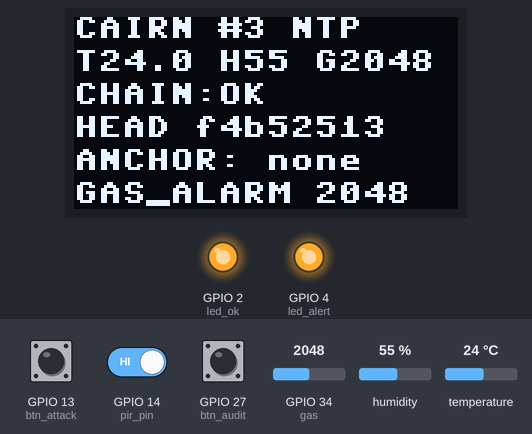
The program below on a simulated ESP32 board running MicroPython. Shown: 128×64 one-colour display, output pins drawn as LEDs (lit = HIGH). The inputs (shaded band) are chosen by the test bench; at power-on: temperature 24 °C, GPIO 34 (gas) = 2048, GPIO 13 (btn_attack) HIGH, GPIO 27 (btn_audit) HIGH, GPIO 14 (pir_pin) HIGH, humidity 55 % (analog values on the 0–4095 scale). WiFi joins after 1.5 s; the clock reads 2024-03-15 10:24:30 at power-on unless the program sets it; files the program writes start out absent; files that are not in the repository are absent; library files of the repository ran but are not shown: ssd1306.py; what the program prints to the serial console is not drawn.

Above: at 2.8 s.
2.9 s: temperature set to 12 °C
At 4.2 s:
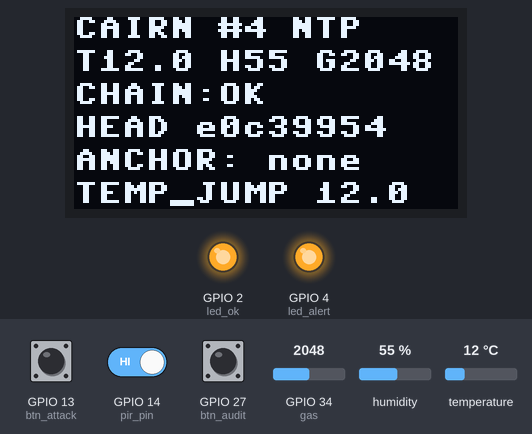
8.9 s: GPIO 34 (gas) set to 2866
At 11.0 s:
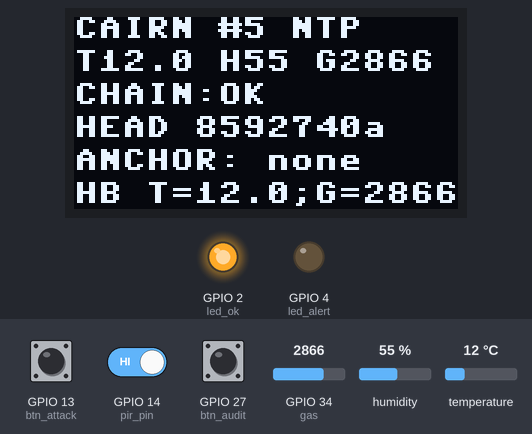
11.3 s: GPIO 13 (btn_attack) pulled LOW for 0.15 s
At 12.9 s:
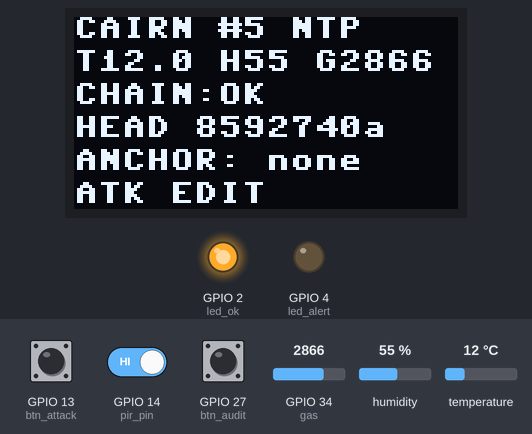
17.5 s: GPIO 27 (btn_audit) pulled LOW for 3.2 s
At 24.1 s:
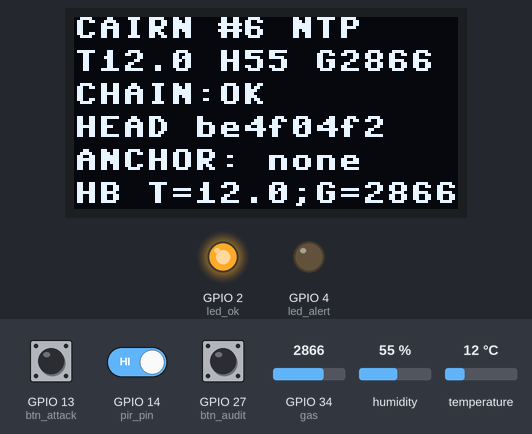
24.4 s: temperature set to 19 °C
At 26.3 s:
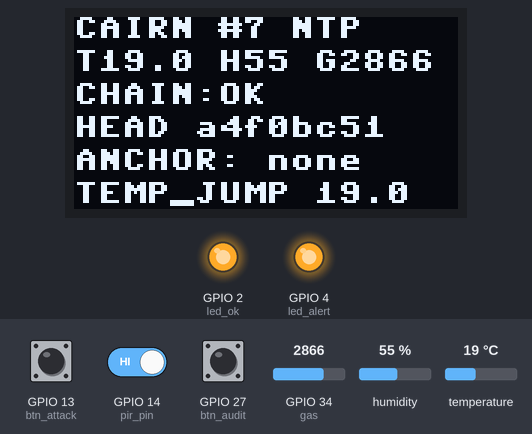
30.4 s: GPIO 34 (gas) set to 1228
At 32.0 s:
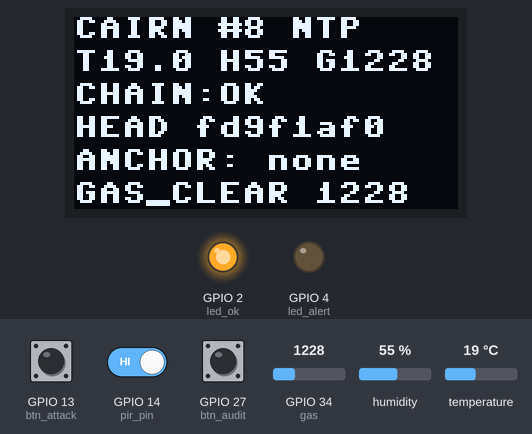
Timing chart, 0 to 33.5 s (numbered marks = the images above; inputs shaded):
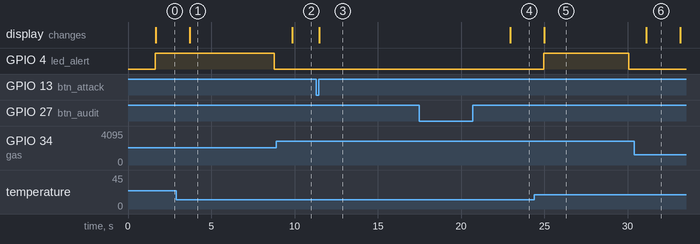

The program:

main.py
```python
"""CAIRN - tamper-evident home-security black box (MicroPython, ESP32 / Wokwi).

Sensors  : PIR (motion), MQ-2 (gas), DHT22 (temperature/humidity)
Evidence : every notable event is appended to a hash-chained, HMAC-sealed log
Display  : SSD1306 OLED shows live readings, chain status and the last anchor
Buttons  : ATTACK (GPIO13) simulates a log-tampering attacker,
           AUDIT  (GPIO27) runs the integrity self-check and dumps the log
"""
import time
from machine import Pin, I2C, ADC
import dht

import config as C
import attacker
from mpcrypto import from_hex
from chainlog import ChainLog
from plausibility import Plausibility
import ssd1306

try:
    import keys as K          # your private key file (git-ignored)
except ImportError:
    import keys_demo as K     # public demo key (NOT secret)


def sync_time():
    """Wi-Fi + NTP (chapter 5 / TP3). Returns True on success, never blocks forever."""
    try:
        import network
        import ntptime
        wlan = network.WLAN(network.STA_IF)
        wlan.active(True)
        wlan.connect(C.WIFI_SSID, C.WIFI_PASSWORD)
        t0 = time.ticks_ms()
        while not wlan.isconnected():
            if time.ticks_diff(time.ticks_ms(), t0) > C.NTP_TIMEOUT_S * 1000:
                return False
            time.sleep_ms(250)
        ntptime.settime()
        return True
    except Exception as exc:   # network stack absent or NTP unreachable
        print("NTP unavailable:", exc)
        return False


def pressed(pin):
    """Debounced active-low button read."""
    if pin.value() == 0:
        time.sleep_ms(30)
        return pin.value() == 0
    return False


def draw(oled, seq, head, t, h, g, pir, status, anchor, last_ev, synced):
    oled.fill(0)
    oled.text("CAIRN #%d %s" % (seq, "NTP" if synced else "RTC?"), 0, 0)
    oled.text("T%s H%s G%d P%d" % (("%.1f" % t) if t is not None else "--",
                                   ("%d" % h) if h is not None else "--", g, pir), 0, 11)
    oled.text(status, 0, 22)
    oled.text("HEAD " + head[:8], 0, 33)
    oled.text(anchor, 0, 44)
    oled.text(last_ev[:16], 0, 55)
    oled.show()


def main():
    i2c = I2C(0, scl=Pin(C.PIN_SCL), sda=Pin(C.PIN_SDA))
    oled = ssd1306.SSD1306_I2C(128, 64, i2c)
    pir_pin = Pin(C.PIN_PIR, Pin.IN)
    gas = ADC(Pin(C.PIN_GAS_ADC))
    gas.atten(ADC.ATTN_11DB)
    sensor = dht.DHT22(Pin(C.PIN_DHT))
    led_ok = Pin(C.PIN_LED_OK, Pin.OUT)
    led_alert = Pin(C.PIN_LED_ALERT, Pin.OUT)
    btn_attack = Pin(C.PIN_BTN_ATTACK, Pin.IN, Pin.PULL_UP)
    btn_audit = Pin(C.PIN_BTN_AUDIT, Pin.IN, Pin.PULL_UP)

    oled.fill(0)
    oled.text("CAIRN booting", 0, 0)
    oled.text("syncing time...", 0, 11)
    oled.show()
    synced = sync_time()

    log = ChainLog(C.LOG_PATH, C.STATE_PATH, from_hex(K.K0_HEX))
    det = Plausibility()
    log.append(time.time(), "BOOT", "ntp=%d" % (1 if synced else 0))
    print("CAIRN ready; synced=%s; seq=%d" % (synced, log.seq))

    status, anchor, last_ev = "CHAIN:OK", "ANCHOR: none", "BOOT"
    t = h = None
    g = 0
    attack_i = 0
    next_sample = time.ticks_ms()
    samples = 0
    alert_until = 0
    last_anchor_seq = 0
    led_ok.value(1)

    while True:
        now_ms = time.ticks_ms()
        events = []
        pir = pir_pin.value()
        events += det.check_pir(pir, now_ms // 1000)

        if time.ticks_diff(now_ms, next_sample) >= 0:
            next_sample = time.ticks_add(now_ms, C.SENSOR_PERIOD_MS)
            samples += 1
            try:
                sensor.measure()
                t, h = sensor.temperature(), sensor.humidity()
                events += det.check_temp(t)
            except OSError:
                t = h = None                      # DHT22 read failed (chapter 3 pattern)
            g = gas.read()
            events += det.check_gas(g)
            if samples % C.HEARTBEAT_EVERY == 0:
                events.append(("HB", "T=%s;G=%d" % (("%.1f" % t) if t is not None else "NA", g)))

        for name, val in events:
            if log.seq >= C.MAX_RECORDS:
                break
            rec = log.append(time.time(), name, val)
            last_ev = "%s %s" % (name, val)
            print("EVT", rec["s"], name, val, rec["h"][:12])
            if name not in ("HB", "MOTION", "GAS_CLEAR"):
                led_alert.value(1)
                alert_until = time.ticks_add(now_ms, 5000)
            if log.seq - last_anchor_seq >= C.ANCHOR_EVERY:
                last_anchor_seq = log.seq
                anchor = "ANC#%d %s" % (log.seq, log.head[:6])
                print("ANCHOR %d %s" % (log.seq, log.head))   # owner copies it OFF the device

        if alert_until and time.ticks_diff(now_ms, alert_until) >= 0:
            alert_until = 0
            led_alert.value(0)

        if pressed(btn_attack):
            kind = attacker.KINDS[attack_i % len(attacker.KINDS)]
            attack_i += 1
            desc = attacker.run(kind, C.LOG_PATH)
            last_ev = "ATK " + kind
            print("ATTACK", kind, desc)
            while btn_attack.value() == 0:
                time.sleep_ms(20)

        if pressed(btn_audit):
            res = log.audit()
            if res["ok"]:
                status = "CHAIN:OK"
                led_ok.value(1)
                led_alert.value(0)
            else:
                status = "BROKEN @%s %s" % (res["bad_seq"], res["reason"][:5])
                led_ok.value(0)
                led_alert.value(1)
            print("AUDIT", res)
            try:                                  # export for the offline verifier
                with open(C.LOG_PATH) as f:
                    for line in f:
                        print("LOG", line.strip())
            except OSError:
                pass
            while btn_audit.value() == 0:
                time.sleep_ms(20)

        draw(oled, log.seq, log.head, t, h, g, pir, status, anchor, last_ev, synced)
        time.sleep_ms(C.LOOP_MS)


main()
```

config.py
```python
"""CAIRN configuration: pins follow the course/TP conventions."""

# --- pins (same as TP2 / TP3 / chapter 3 where possible) ---
PIN_PIR = 14        # PIR sensor output (TP2)
PIN_GAS_ADC = 34    # MQ-2 analog output (TP2)
PIN_DHT = 23        # DHT22 data (chapter 3)
PIN_SCL = 22        # OLED I2C clock (TP3)
PIN_SDA = 21        # OLED I2C data  (TP3)
PIN_LED_OK = 2      # green LED: chain OK (TP2 LED pin)
PIN_LED_ALERT = 4   # red LED: alert / tamper (TP2 second LED pin)
PIN_BTN_ATTACK = 13  # button: simulate an attacker editing the log file
PIN_BTN_AUDIT = 27   # button: run integrity audit + dump log (GPIO27: not a strapping pin)

# --- timing ---
LOOP_MS = 100            # main tick (buttons are polled at this rate)
SENSOR_PERIOD_MS = 2000  # DHT22 cannot be read faster than ~0.5 Hz
HEARTBEAT_EVERY = 5      # one HB record every N sensor samples
ANCHOR_EVERY = 10        # print an anchor every N records
MAX_RECORDS = 150        # demo cap (no rotation in v0.1)

# --- files ---
LOG_PATH = "cairn.log"
STATE_PATH = "cairn.state"

# --- network (Wokwi virtual access point) ---
WIFI_SSID = "Wokwi-GUEST"
WIFI_PASSWORD = ""
NTP_TIMEOUT_S = 8
```

attacker.py
```python
"""RED-TEAM SIMULATION - demo only. Plays an attacker with file-system access.

Each function rewrites ``cairn.log`` the way a burglar covering their tracks
might. None of them has the HMAC key. They exist only to show, live in the
simulator, what the audit does and does not catch.
"""
from chainlog import canonical, to_hex, sha256, GENESIS

try:
    import ujson as json
except ImportError:
    import json

KINDS = ("EDIT", "DELETE", "TRUNCATE", "REHASH")


def _read(path):
    with open(path) as f:
        return [ln for ln in f.read().split("\n") if ln.strip()]


def _write(path, lines):
    with open(path, "w") as f:
        for ln in lines:
            f.write(ln + "\n")


def _hide(rec):
    """Make the record look harmless (always changes the record)."""
    if rec["e"] != "HB":
        rec["e"] = "HB"
    else:
        rec["v"] = "T=20.0;G=0"


def run(kind, path):
    """Apply one attack; returns a short human-readable description."""
    lines = _read(path)
    if len(lines) < 6:
        return "log too short"
    mid = len(lines) // 2
    if kind == "EDIT":                      # hide an event, hashes untouched
        rec = json.loads(lines[mid])
        _hide(rec)
        lines[mid] = json.dumps(rec)
        _write(path, lines)
        return "edited rec #%d" % rec["s"]
    if kind == "DELETE":                    # remove a record
        rec = json.loads(lines[mid])
        del lines[mid]
        _write(path, lines)
        return "deleted rec #%d" % rec["s"]
    if kind == "TRUNCATE":                  # drop the last 3 records
        _write(path, lines[:-3])
        return "cut last 3 recs"
    if kind == "REHASH":                    # edit + recompute hash chain (no key!)
        recs = [json.loads(ln) for ln in lines]
        _hide(recs[mid])
        prev = recs[mid]["p"]
        for r in recs[mid:]:
            r["p"] = prev
            r["h"] = to_hex(sha256(canonical(r["s"], r["t"], r["e"], r["v"], prev).encode()))
            prev = r["h"]                   # old MACs are kept: attacker lacks the key
        _write(path, [json.dumps(r) for r in recs])
        return "edit+rehash #%d.." % recs[mid]["s"]
    return "unknown"
```

mpcrypto.py
```python
"""Minimal crypto helpers for CAIRN (MicroPython and CPython compatible).

MicroPython ships hashlib.sha256 on ESP32 but no ``hmac`` module, so HMAC-SHA256
(RFC 2104) is implemented here in a few lines on top of SHA-256.
"""
try:
    import hashlib
except ImportError:  # very old ports
    import uhashlib as hashlib
try:
    from ubinascii import hexlify, unhexlify
except ImportError:
    from binascii import hexlify, unhexlify

_BLOCK = 64


def sha256(data):
    """Return the raw SHA-256 digest of ``data`` (bytes)."""
    h = hashlib.sha256()
    h.update(data)
    return h.digest()


def hmac_sha256(key, msg):
    """HMAC-SHA256 (RFC 2104). ``key`` and ``msg`` are bytes."""
    if len(key) > _BLOCK:
        key = sha256(key)
    key = key + b"\x00" * (_BLOCK - len(key))
    ipad = bytes([b ^ 0x36 for b in key])
    opad = bytes([b ^ 0x5C for b in key])
    return sha256(opad + sha256(ipad + msg))


def to_hex(raw):
    return hexlify(raw).decode()


def from_hex(text):
    return unhexlify(text)


def ct_equal(a, b):
    """Constant-time string comparison (avoids early-exit timing leaks)."""
    if len(a) != len(b):
        return False
    diff = 0
    for x, y in zip(a, b):
        diff |= ord(x) ^ ord(y)
    return diff == 0
```

chainlog.py
```python
"""CAIRN tamper-evident log: hash chain + HMAC with a forward-secure key ratchet.

Record i (one JSON line)::

    {"s": seq, "t": ts, "e": event, "v": value, "p": prev_hash, "h": hash, "m": mac}

    h_i = SHA256( seq | ts | event | value | h_{i-1} )      # integrity / ordering
    m_i = HMAC( K_i, h_i )                                  # authenticity
    K_{i+1} = SHA256( K_i )                                 # key ratchet (old keys erased)

* The hash chain alone detects naive edits, deletions, insertions, reordering.
* The MAC detects an attacker who recomputes the hashes but does not hold the key.
* The ratchet means that stealing the device later does not allow forging
  *earlier* records (forward integrity, in the spirit of Schneier & Kelsey, 1999).
* Truncating the tail of the log is only detectable against an external *anchor*
  (seq, head hash) kept off the device, or against the in-RAM head.
"""
try:
    import ujson as json
except ImportError:
    import json

from mpcrypto import sha256, hmac_sha256, to_hex, from_hex, ct_equal

GENESIS = "0" * 64


def canonical(seq, ts, event, value, prev):
    return "%d|%d|%s|%s|%s" % (seq, ts, event, value, prev)


def _hash_record(seq, ts, event, value, prev):
    return to_hex(sha256(canonical(seq, ts, event, value, prev).encode()))


def _fail(seq, reason, checked):
    return {"ok": False, "checked": checked, "bad_seq": seq, "reason": reason}


def verify_records(lines, k0=None, anchor=None):
    """Verify an iterable of JSON lines.

    k0     -- initial key (bytes). ``None`` = chain-only verification (no MAC check).
    anchor -- optional ``(seq, head_hash)`` pair saved outside the device.
    Returns a dict: ok, checked, bad_seq, reason.
    """
    prev = GENESIS
    key = k0
    expected = 1
    checked = 0
    hashes = [] if anchor else None
    for line in lines:
        line = line.strip()
        if not line:
            continue
        try:
            rec = json.loads(line)
            seq, ts, ev, val = rec["s"], rec["t"], rec["e"], rec["v"]
            rprev, rh, rm = rec["p"], rec["h"], rec["m"]
        except (ValueError, KeyError, TypeError):
            return _fail(expected, "BAD_RECORD", checked)
        if seq != expected:
            return _fail(expected, "SEQ_GAP", checked)
        if rprev != prev:
            return _fail(seq, "PREV_MISMATCH", checked)
        if _hash_record(seq, ts, ev, val, rprev) != rh:
            return _fail(seq, "HASH_MISMATCH", checked)
        if key is not None:
            mac = to_hex(hmac_sha256(key, rh.encode()))
            if not ct_equal(mac, rm):
                return _fail(seq, "MAC_MISMATCH", checked)
            key = sha256(key)
        prev = rh
        expected += 1
        checked += 1
        if hashes is not None:
            hashes.append(rh)
    if anchor:
        a_seq, a_hash = anchor
        if checked < a_seq:
            return _fail(checked + 1, "TRUNCATED", checked)
        if hashes[a_seq - 1] != a_hash:
            return _fail(a_seq, "ANCHOR_MISMATCH", checked)
    return {"ok": True, "checked": checked, "bad_seq": None, "reason": "OK"}


def verify_file(path, k0=None, anchor=None):
    """Stream-verify a log file (low RAM; usable on the device)."""
    try:
        with open(path) as f:
            return verify_records(f, k0, anchor)
    except OSError:
        return _fail(1, "NO_LOG", 0)


class ChainLog:
    """Append-only, tamper-evident log stored in a text file."""

    def __init__(self, path, state_path, k0=None):
        self.path = path
        self.state_path = state_path
        self.seq = 0
        self.head = GENESIS
        self.key = None
        self._load_or_init(k0)

    def _load_or_init(self, k0):
        try:
            with open(self.state_path) as f:
                st = json.loads(f.read())
            self.seq = st["seq"]
            self.head = st["head"]
            self.key = from_hex(st["key"])
        except (OSError, ValueError, KeyError):
            if k0 is None:
                raise ValueError("no state and no initial key")
            self.seq, self.head, self.key = 0, GENESIS, k0
            open(self.path, "w").close()
            self._save_state()

    def _save_state(self):
        with open(self.state_path, "w") as f:
            f.write(json.dumps({"seq": self.seq, "head": self.head,
                                "key": to_hex(self.key)}))

    def append(self, ts, event, value=""):
        """Append one record; returns it. ``value`` is stored as a string."""
        value = str(value)
        seq = self.seq + 1
        h = _hash_record(seq, ts, event, value, self.head)
        m = to_hex(hmac_sha256(self.key, h.encode()))
        rec = {"s": seq, "t": ts, "e": event, "v": value,
               "p": self.head, "h": h, "m": m}
        with open(self.path, "a") as f:
            f.write(json.dumps(rec) + "\n")
        self.seq, self.head = seq, h
        self.key = sha256(self.key)          # ratchet: previous key is gone
        self._save_state()
        return rec

    def audit(self):
        """Chain-only self-check + comparison with the in-RAM head.

        NOTE: this cannot detect an attacker who recomputes the hashes; that
        needs the offline verifier holding K0 (tools/verify.py).
        """
        res = verify_file(self.path)
        if res["ok"] and (res["checked"] != self.seq):
            return _fail(res["checked"] + 1, "TRUNCATED", res["checked"])
        return res
```

keys_demo.py
```python
# DEMO ONLY - NOT A SECRET. Public key so the Wokwi demo is reproducible.
# For any real use, create your own `keys.py` (git-ignored) holding a random 32-byte key:
#   python3 -c "import os;print(os.urandom(32).hex())"
# and keep a copy OFF the device: the offline verifier needs K0.
K0_HEX = "434149524e2d44454d4f2d4b45592d4e4f542d412d5345435245542d30303030"
```

Source omitted: plausibility.py (3141 bytes)

Measured:
- after the input at 2.9 s, GPIO 4 (led_alert): HIGH → LOW after 5.9 s instead of 3.8 s; the display: changes after 0.82 s (image 1)
- after the input at 8.9 s, the display: changes after 0.95 s (image 2)
- after the input at 11.3 s, the display: changes after 0.19 s (image 3)
- after the input at 17.5 s, the display: changes after 5.4 s (image 4)
- after the input at 24.4 s, GPIO 4 (led_alert): LOW → HIGH after 0.55 s, → LOW 5.1 s later; the display: changes after 0.58 s (image 5)
- after the input at 30.4 s, the display: changes after 0.71 s (image 6)
